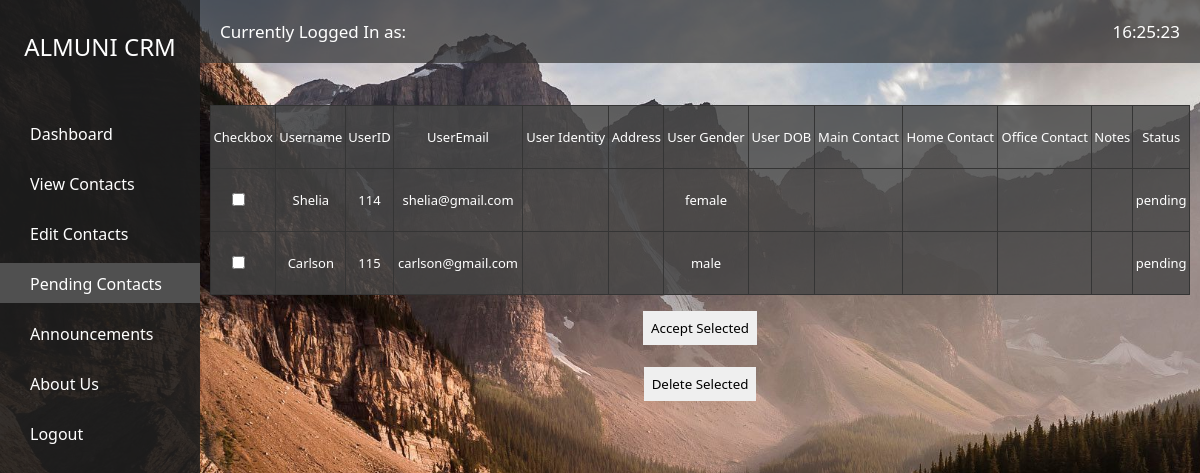
Screenshot of /admin/pendingcontactpage.php (signed in) with the database file from the repository.
### tables this page shows
CREATE TABLE `users` (
  `user_ID` int(11) NOT NULL,
  `username` varchar(1000) NOT NULL,
  `user_email` varchar(45) NOT NULL,
  `imagepath` varchar(1000) DEFAULT NULL,
  `user_identity` varchar(22) DEFAULT NULL,
  `user_address` varchar(45) DEFAULT NULL,
  `user_gender` varchar(10) DEFAULT NULL,
  `user_password` varchar(1000) NOT NULL,
  `user_DOB` date DEFAULT NULL,
  `main_contact` varchar(20) DEFAULT NULL,
  `home_contact` varchar(20) DEFAULT NULL,
  `office_contact` varchar(20) DEFAULT NULL,
  `user_notes` varchar(1000) DEFAULT NULL,
  `status_` varchar(45) DEFAULT NULL
);

### admin/pendingcontactpage.php (the view, shortened to what this page needs)
<?php
include("session.php");
include("header.php");
$sql = $statuspanel = "";
$sqluser = "SELECT * FROM `users` WHERE status_ = 'pending'  ";
$usertableresult = mysqli_query($conn, $sqluser);
$usertablecheck = mysqli_num_rows($usertableresult);
?>
<link rel="stylesheet" href="./css/master.css" />
<link rel="stylesheet" href="./css/pendingcontactpage.css" />
</head>
<body>
	<div class="viewport">
		<div class="sidebar">
			<h2>ALMUNI CRM</h2>
			<div class="nav">
				<a href="admindashboard.php">Dashboard</a>
				<a href="contactpage.php">View Contacts</a>
				<a href="editcontactpage.php">Edit Contacts</a>
				<a href="pendingcontactpage.php" class="navactive">Pending Contacts</a>
				<a href="annoucements.php">Announcements</a>
				<a href="aboutus.php">About Us</a>
				<a href="logout.php">Logout</a>
			</div>
		</div>
		<div class="main_content">
			<div class="header">
				<span id="username" name="uid">Currently Logged In as: <?= $_SESSION["uname"] ?>
				</span>
				<span id="clock" style="float: right"></span>
			</div>
			<form action="pendingcontactpage.php" method="POST">
				<div class="centerbox">
					<div class="statuspanel"><?= $statuspanel ?></div>
				</div>
				<table class="table">
					<tr class="hover">
						<td>Checkbox</td>
						<td>Username</td>
						<td>UserID</td>
						<td>UserEmail</td>
						<td>User Identity</td>
						<td>Address</td>
						<td>User Gender</td>
						<td>User DOB</td>
						<td>Main Contact</td>
						<td>Home Contact</td>
						<td>Office Contact</td>
						<td>Notes</td>
						<td>Status</td>
					</tr>
					<?php
					if ($usertablecheck > 0)
					{
						while ($row = mysqli_fetch_assoc($usertableresult)) {
					?>
							<tr class="hover">
								<td><label for="<?= $row["username"] ?>"><input type="checkbox" id="<?= $row["username"] ?>" name="boxcheck['<?= $row["user_ID"] ?>']" /></td>
								<td><?= $row["username"] ?></td>
								<td><?= $row["user_ID"] ?></td>
								<td><?= $row["user_email"] ?></td>
								<td><?= $row["user_identity"] ?></td>
								<td><?= $row["user_address"] ?></td>
								<td><?= $row["user_gender"] ?></td>
								<td><?= $row["user_DOB"] ?></td>
								<td><?= $row["main_contact"] ?></td>
								<td><?= $row["home_contact"] ?></td>
								<td><?= $row["office_contact"] ?></td>
								<td><?= $row["user_notes"] ?></td>
								<td><?= $row["status_"] ?></td>
							</tr>
					<?php
						}
					}
					?>
				</table>
				<div class="centerbox">
					<input type="submit" name="update" value="Accept Selected"><br>
					<input type="submit" name="delete" value="Delete Selected">
				</div>
			</form>
</body>
</html>

### admin/css/master.css (style rules this page uses)
:root { --cardgrey: #6161617e; --cardhovershadow: rgba(0, 0, 0, 0.692); --titlecolor: white; --titleshadow: 0px 2px 3px #000000; --titlethick: 500; --fonts: "Segoe UI", Tahoma, Geneva, Verdana, sans-serif; }
* { margin: 0; text-rendering: optimizeLegibility; }
body { background-image: url("../../assets/spolight.jpg"); background-repeat: no-repeat; background-attachment: fixed; background-size: cover; }
a { text-decoration: none; color: inherit; }
.viewport { display: flex; position: relative; }
.viewport .sidebar { width: 200px; height: 100%; background-color: rgb(31, 31, 31, 0.9); padding: 30px 0px; position: fixed; }
.viewport .sidebar h2 { color: #ffffff; text-align: center; margin-bottom: 50px; font-family: var(--fonts); font-weight: 200; }
.viewport .sidebar a { padding: 10px 8px 8px 30px; text-decoration: none; color: #ffffff; display: block; margin-bottom: 10px; font-family: var(--fonts); }
.viewport .sidebar .navactive { background-color: rgb(80, 80, 80); }
.viewport .main_content { width: 100%; height: 100vh; margin-left: 200px; }
.viewport .main_content .header { padding: 20px; background-color: rgba(51, 51, 51, 0.7); color: #717171; }
.viewport .main_content .header span { color: #ffffff; text-align: center; text-decoration: none; font-size: 17px; font-family: var(--fonts); font-weight: 200; }
label { display: block; text-align: left; padding-left: 20px; font-size: 1.2em; font-weight: 600; color: rgb(255, 255, 255); }
tr { line-height: 60px; font-size: small; }

### admin/css/pendingcontactpage.css (style rules this page uses)
:root { --cardgrey: #6161617e; --cardhovershadow: rgba(0, 0, 0, 0.692); --titlecolor: white; --titleshadow: 0px 2px 3px #000000; --titlethick: 500; --fonts: "Segoe UI", Tahoma, Geneva, Verdana, sans-serif; }
* { font-family: var(--fonts); }
.table { min-width: 98%; margin-left: 1%; margin-top: 1%; text-align: center; background-color: rgba(71, 71, 71, 0.829); border-collapse: collapse; color: white; }
td { border: 1px solid rgb(53, 53, 53); font-size: auto; }
input[type="submit"] { padding: 0.5rem; color: black; border: none; transition: all 0.3s ease-in-out; }
.centerbox { margin-top: 1rem; display: grid; place-items: center; }
.statuspanel { padding: 0.5rem; }

### rows the page displays
users: username "Shelia", user_ID "114", user_email "shelia@gmail.com", user_gender "female", status_ "pending"
users: username "Carlson", user_ID "115", user_email "carlson@gmail.com", user_gender "male", status_ "pending"
